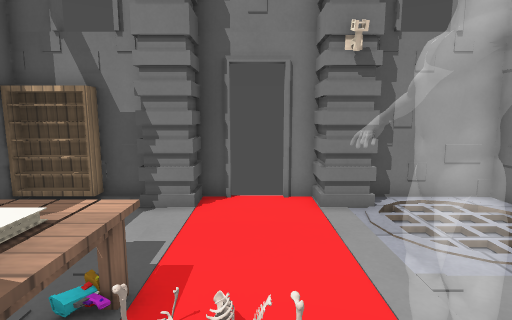
view 1 (above)

12 first-person views from a walk through a level from a Godot 3-D game. The camera is 1.2 m above the floor, tilts 8° down and sees 80° across. The floor is counted in squares, 0.5 m on a side. Each view is taken from the middle of a square. On the plan, view 1 faces up. The plan holds only what a view shows up to about 19 squares ahead; the rest is blank. Flat picture figures and markers are left out. Door leaves are left out where a doorway can be walked through. Surface patterns are stand-ins for the level's own textures.

view 2
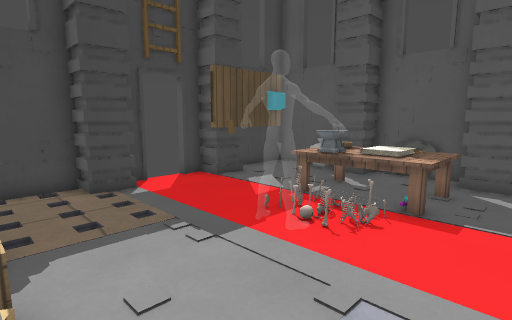

view 3
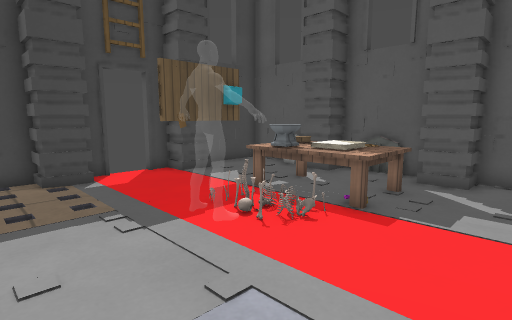

view 4
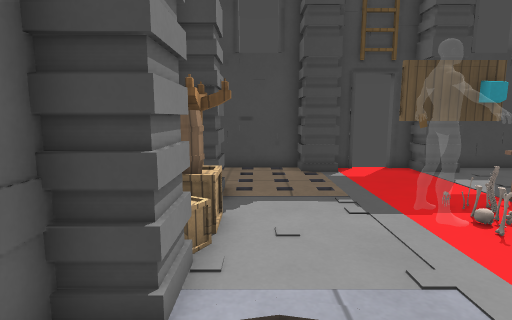

view 5
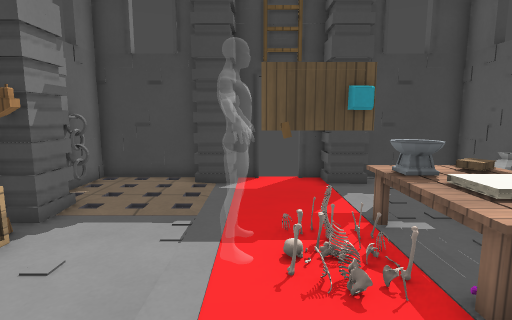

view 6
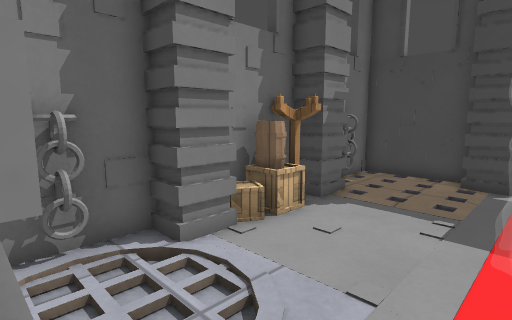

view 7
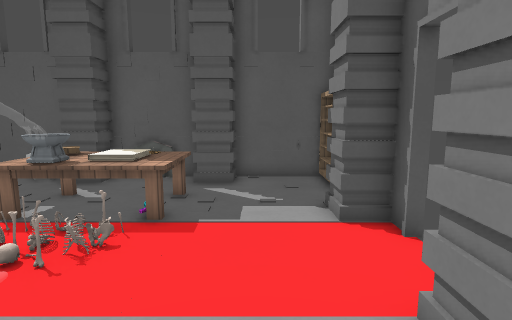

view 8
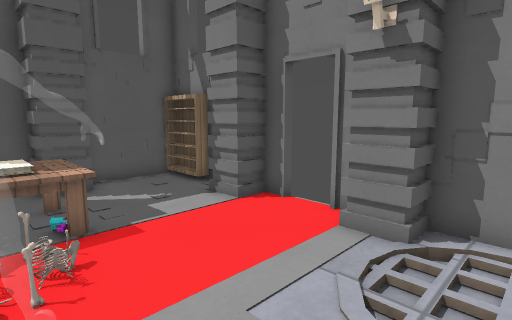

view 9
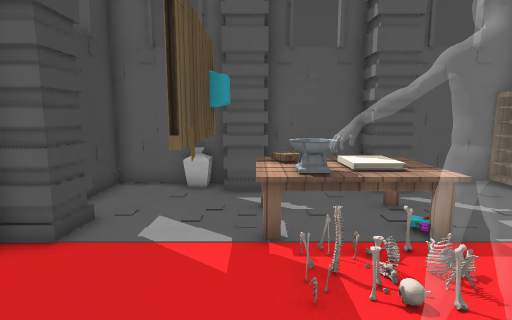

view 10
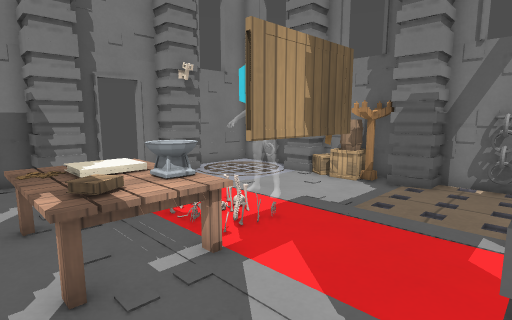

view 11
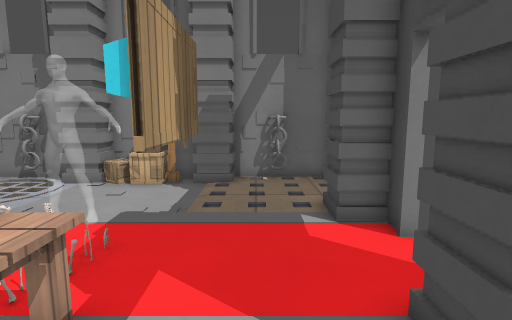

view 12
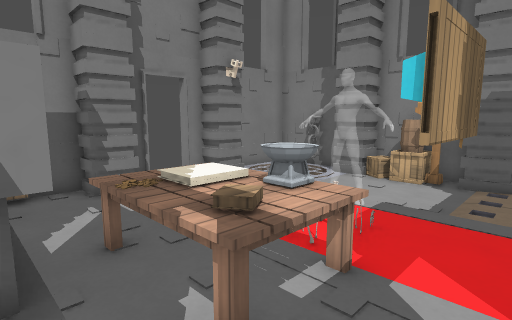

### Floor plan
Key: @ floor where view 1 was taken; # wall or solid block; . main floor; - floor 0.25 m lower than the main floor; _ floor 0.5 m lower than the main floor; / step, stairs or slope; D open door; = window, fence, low wall or low ledge; S shelf; T table; B books; A box; U button; I sign; E vase; O other object.
Columns run from 7 left of view 1 to 7 right of it. Each row starts with its distance up from view 1.
  9 #S####DDD######
  8 #...##...##/..#
  7 #........./...#
  6 #............/#
  5 ##.........//##
  4 ##.TTT.......##
  3 #..TBB//O....=#
  2 #..TBB /OO...A#
  1 #..TT##/O....A#
  0 ##.TTT @.....##
 -1 ##...U  I.__.##
 -2 E..........-..#
 -3 #.........--..#
 -4 #...###..##...#
 -5 ######DDD######

Where each view was taken, in squares from view 1:
view 1: 0 up, 0 right, facing up
view 2: 6 up, 6 right, facing down-left
view 3: 7 up, 5 right, facing down-left
view 4: 8 up, 5 right, facing down
view 5: 7 up, 1 right, facing down
view 6: 8 up, 1 right, facing down-right
view 7: 6 up, 5 right, facing left
view 8: 2 up, 5 right, facing up-left
view 9: 0 up, 4 right, facing left
view 10: 4 down, 5 left, facing up-right
view 11: 2 down, 5 left, facing right
view 12: 2 down, 6 left, facing up-right
